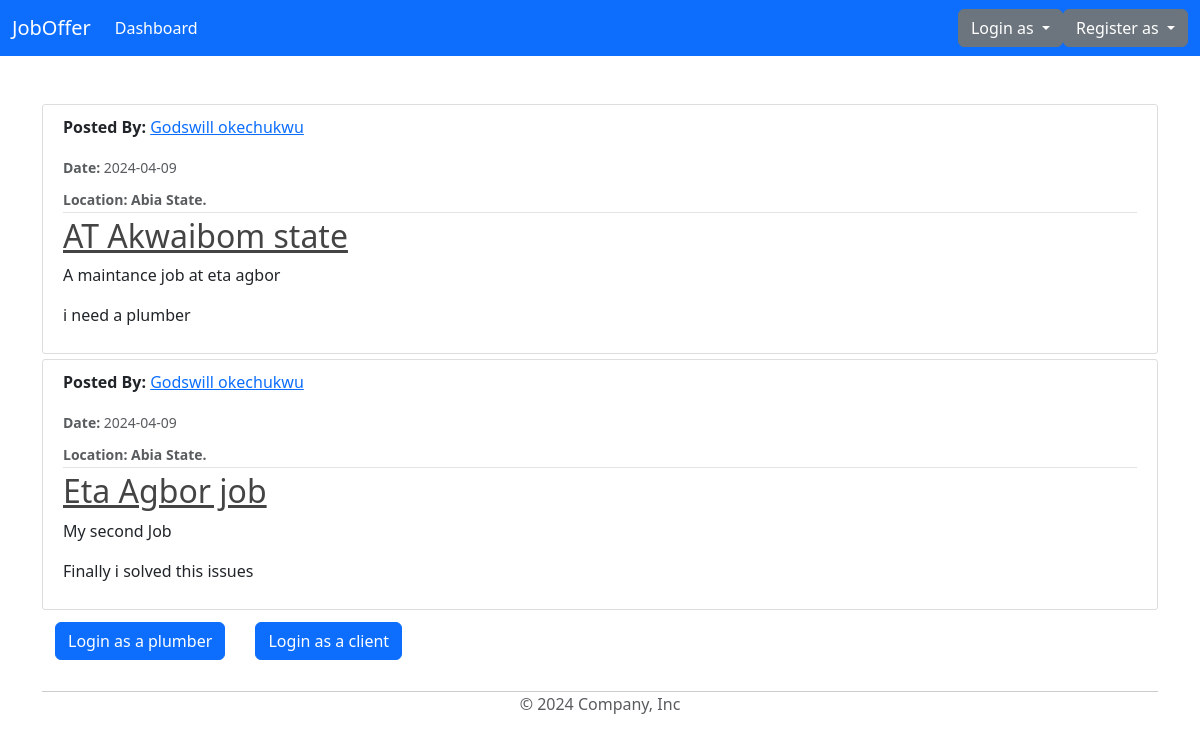
The page /home on the database its author committed.
### model/base.py (models this page shows, shortened)
class Job(Base):
    __tablename__ = 'jobs'
    id = Column(Integer, primary_key=True)
    job_title = Column(String(50), nullable=False)
    job_description = Column(String(100), nullable=False)
    completed = Column(Boolean, default=False)
    content = Column(String(1000), nullable=False)
    date_posted = Column(DateTime, nullable=False, default=datetime.utcnow)
    location = Column(String(100), nullable=False)
    client_id = Column(Integer, ForeignKey('clients.id'))

class BaseUser(Base, UserMixin):
    id = Column(Integer, primary_key=True)
    username = Column(String(80), unique=True, nullable=False)
    email = Column(String(120), unique=True, nullable=False)
    image_file = Column(String(20), nullable=False, default='default.jpg')
    password = Column(String(60), nullable=False)
    date_joined = Column(DateTime, nullable=False, default=datetime.utcnow)
    phone = Column(String(14), unique=True, nullable=False)
    state = Column(String(20), nullable=False)

### model/main/routes.py (the view)
@main.route("/")
@main.route("/home")
def home():
    jobs = Job.query.all()
    return render_template('home.html', jobs=jobs)

### model/templates/home.html
{% extends "layout.html" %}
{% block content %}
<link rel="stylesheet" type="text/css" href="{{ url_for('static', filename='main.css') }}">
    {% for job in jobs %}
        <article class="media content-section">
          <div class="media-body">
            <div class="article-metadata">
              <p><strong>Posted By: </strong><a class="mr-2" href="#">{{ job.clients.username }}</a></p>
              <small class="text-muted"><strong>Date: </strong>{{ job.date_posted.strftime('%Y-%m-%d') }}</small>
              <div class="mt-2">
                <small class="text-muted"><strong>Location: {{ job.location }} State.</strong></small>
              </div>
            </div>
            <h2><a class="article-title" href="{{ url_for('job_route.job', job_id=job.id) }}">{{ job.job_title }}</a></h2>
            <p class="article-content">{{ job.job_description }}</p>
            <p class="article-content">{{ job.content }}</p>
          </div>
        </article>
    {% endfor %}
        <div class="btn">
          <a class="btn btn-primary" href="{{ url_for('plums.login') }}">Login as a plumber</a>
        </div>
        <div class="btn">
          <a class="btn btn-primary" href="{{ url_for('client_s.login') }}">Login as a client</a>
        </div>
{% endblock content %}

### model/templates/layout.html (shortened to what this page needs)
<!DOCTYPE html>
<html lang="en">
  <head>
    <link
      rel="stylesheet"
      href="https://cdnjs.cloudflare.com/ajax/libs/font-awesome/5.15.4/css/all.min.css" />
    <link
      href="https://cdn.jsdelivr.net/npm/bootstrap@5.3.3/dist/css/bootstrap.min.css"
      rel="stylesheet"
 />
      <link rel="stylesheet" type="text/css" href="{{ url_for('static', filename='main.css') }}">
  </head>
  <body>
    {% include 'header.html' %}
    <br />
    <br />
    <div class="container">
      {% block content %} {% endblock %}
    </div>
    <br />
    <div class="container">
      <footer class="footer">
        <span class="text-body-secondary">&copy; 2024 Company, Inc</span>
      </footer>
    </div>
  </body>
</html>

### model/templates/header.html (shortened to what this page needs)
<nav class="navbar bg-primary navbar-expand-lg navbar-dark">
    <div class="container-fluid">
      <a class="navbar-brand" href="{{ url_for('main.home') }}">JobOffer</a>
      <div class="collapse navbar-collapse" id="navbarSupportedContent">
        <ul class="navbar-nav me-auto mb-2 mb-lg-0">
          <li class="nav-item">
            <a class="nav-link active" aria-current="page" href="{{ url_for('client_s.dashboard') }}">Dashboard</a>
          </li>
        </ul>
            <ul class="navbar-nav d-flex justify-content-center">
                {% if current_user.is_authenticated %}
                    <li class="nav-item">
                        <a class="nav-link" href="{{ url_for('client_s.account') }}">Account</a>
                    </li>
                    <li class="nav-item">
                        <a class="nav-link" href="{{ url_for('main.logout') }}">Logout</a>
                    </li>
                    {% else %}
                    <div class="dropdown ml-4">
                      <a class="btn btn-secondary dropdown-toggle" href="#" role="button" data-bs-toggle="dropdown" aria-expanded="false">
                        Login as
                      </a>
                    </div>
                    <div class="dropdown">
                      <a class="btn btn-secondary dropdown-toggle" href="#" role="button" data-bs-toggle="dropdown" aria-expanded="false">
                        Register as
                      </a>
                    </div>
                {% endif %}
            </ul>
      </div>
    </div>
  </nav>

### model/static/main.css (style rules this page uses)
* { padding: 0; margin: 0; }
.footer { position: sticky; bottom: 0; background-color: white; width: 100%; border-top: 1px solid #CCCCCC; margin-bottom: 0px; display: flex; justify-content: center; align-items: center; }
h1, h2, h3, h4, h5, h6 { color: #444444; }
.content-section { background: #ffffff; padding: 10px 20px; border: 1px solid #dddddd; border-radius: 3px; margin-bottom: 5px; }
.article-title { color: #444444; }
.article-content { white-space: pre-line; }
.article-metadata { padding-bottom: 1px; margin-bottom: 4px; border-bottom: 1px solid #e3e3e3 }
.btn { text-align: right; }

### rows shown on the page
Job: clients.username "Godswill okechukwu", date_posted "2024-04-09", location "Abia", job_title "AT Akwaibom state", job_description "A maintance job at eta agbor", content "i need a plumber"
Job: clients.username "Godswill okechukwu", date_posted "2024-04-09", location "Abia", job_title "Eta Agbor job", job_description "My second Job", content "Finally i solved this issues"
